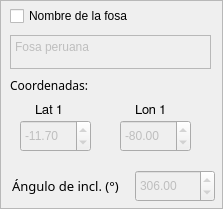
       <widget class="QFrame" name="frame_2">
        <property name="geometry">
         <rect>
          <x>220</x>
          <y>0</y>
          <width>223</width>
          <height>209</height>
         </rect>
        </property>
        <property name="frameShape">
         <enum>QFrame::StyledPanel</enum>
        </property>
        <property name="frameShadow">
         <enum>QFrame::Raised</enum>
        </property>
        <widget class="QLabel" name="Text_lon01_3">
         <property name="geometry">
          <rect>
           <x>135</x>
           <y>100</y>
           <width>41</width>
           <height>21</height>
          </rect>
         </property>
         <property name="font">
          <font>
           <family>FreeSans</family>
           <pointsize>10</pointsize>
           <weight>50</weight>
           <italic>false</italic>
           <bold>false</bold>
           <kerning>true</kerning>
          </font>
         </property>
         <property name="text">
          <string>&lt;html&gt;&lt;head/&gt;&lt;body&gt;&lt;p&gt;Lon 1&lt;/p&gt;&lt;/body&gt;&lt;/html&gt;</string>
         </property>
        </widget>
        <widget class="QDoubleSpinBox" name="val_LON1_4">
         <property name="enabled">
          <bool>false</bool>
         </property>
         <property name="geometry">
          <rect>
           <x>120</x>
           <y>120</y>
           <width>71</width>
           <height>32</height>
          </rect>
         </property>
         <property name="minimum">
          <double>-180.000000000000000</double>
         </property>
         <property name="maximum">
          <double>180.000000000000000</double>
         </property>
         <property name="singleStep">
          <double>0.010000000000000</double>
         </property>
         <property name="value">
          <double>-80.000000000000000</double>
         </property>
        </widget>
        <widget class="QDoubleSpinBox" name="val_angulo_fosa">
         <property name="enabled">
          <bool>false</bool>
         </property>
         <property name="geometry">
          <rect>
           <x>135</x>
           <y>170</y>
           <width>80</width>
           <height>32</height>
          </rect>
         </property>
         <property name="minimum">
          <double>-360.000000000000000</double>
         </property>
         <property name="maximum">
          <double>360.000000000000000</double>
         </property>
         <property name="singleStep">
          <double>0.010000000000000</double>
         </property>
         <property name="value">
          <double>306.000000000000000</double>
         </property>
        </widget>
        <widget class="QDoubleSpinBox" name="val_LAT1_4">
         <property name="enabled">
          <bool>false</bool>
         </property>
         <property name="geometry">
          <rect>
           <x>20</x>
           <y>120</y>
           <width>71</width>
           <height>32</height>
          </rect>
         </property>
         <property name="minimum">
          <double>-90.000000000000000</double>
         </property>
         <property name="maximum">
          <double>90.000000000000000</double>
         </property>
         <property name="singleStep">
          <double>0.010000000000000</double>
         </property>
         <property name="value">
          <double>-11.699999999999999</double>
         </property>
        </widget>
        <widget class="QLabel" name="Text_ang_fosa">
         <property name="geometry">
          <rect>
           <x>12</x>
           <y>170</y>
           <width>120</width>
           <height>31</height>
          </rect>
         </property>
         <property name="font">
          <font>
           <family>Noto Sans</family>
           <pointsize>10</pointsize>
           <weight>50</weight>
           <italic>false</italic>
           <bold>false</bold>
           <kerning>true</kerning>
          </font>
         </property>
         <property name="text">
          <string>Ángulo de incl. (°)</string>
         </property>
        </widget>
        <widget class="QLabel" name="Titulo_18">
         <property name="geometry">
          <rect>
           <x>10</x>
           <y>70</y>
           <width>211</width>
           <height>31</height>
          </rect>
         </property>
         <property name="font">
          <font>
           <family>Paytone One</family>
           <weight>50</weight>
           <italic>false</italic>
           <bold>false</bold>
           <kerning>true</kerning>
          </font>
         </property>
         <property name="text">
          <string>&lt;html&gt;&lt;head/&gt;&lt;body&gt;&lt;p&gt;Coordenadas:&lt;/p&gt;&lt;/body&gt;&lt;/html&gt;</string>
         </property>
        </widget>
        <widget class="QLabel" name="Text_lat01_3">
         <property name="geometry">
          <rect>
           <x>35</x>
           <y>100</y>
           <width>41</width>
           <height>21</height>
          </rect>
         </property>
         <property name="font">
          <font>
           <family>FreeSans</family>
           <pointsize>10</pointsize>
           <weight>50</weight>
           <italic>false</italic>
           <bold>false</bold>
           <kerning>true</kerning>
          </font>
         </property>
         <property name="text">
          <string>&lt;html&gt;&lt;head/&gt;&lt;body&gt;&lt;p&gt;Lat 1&lt;/p&gt;&lt;/body&gt;&lt;/html&gt;</string>
         </property>
        </widget>
        <widget class="QCheckBox" name="check_nombres_fosa">
         <property name="enabled">
          <bool>true</bool>
         </property>
         <property name="geometry">
          <rect>
           <x>10</x>
           <y>5</y>
           <width>240</width>
           <height>22</height>
          </rect>
         </property>
         <property name="text">
          <string>Nombre de la fosa</string>
         </property>
         <property name="checkable">
          <bool>true</bool>
         </property>
         <property name="checked">
          <bool>false</bool>
         </property>
         <property name="tristate">
          <bool>false</bool>
         </property>
        </widget>
        <widget class="QPlainTextEdit" name="Titulo_fosa">
         <property name="enabled">
          <bool>false</bool>
         </property>
         <property name="geometry">
          <rect>
           <x>10</x>
           <y>35</y>
           <width>201</width>
           <height>34</height>
          </rect>
         </property>
         <property name="styleSheet">
          <string notr="true"/>
         </property>
         <property name="plainText">
          <string>Fosa peruana</string>
         </property>
        </widget>
       </widget>
